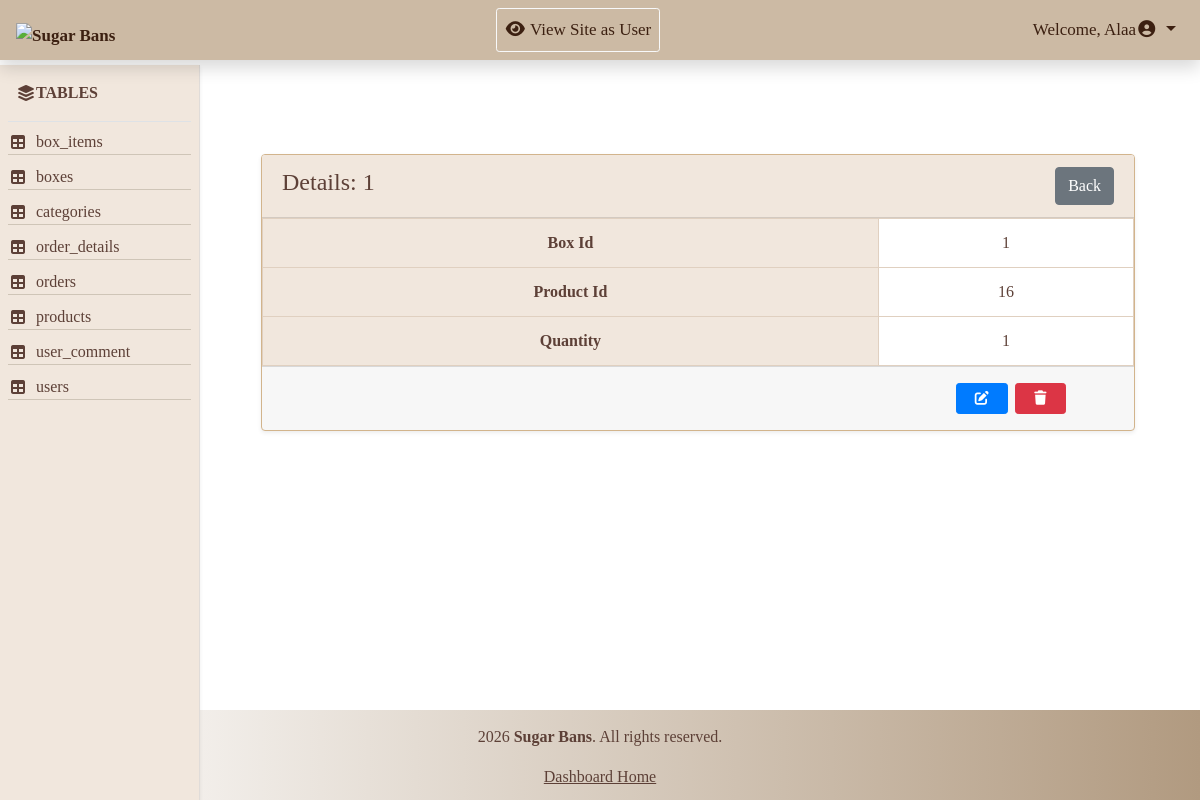
Page /Admin/action.php?action=show&table=box_items&id=1 (signed in) on the committed database.
### tables this page shows
CREATE TABLE `box_items` (
  `box_id` int(11) NOT NULL,
  `product_id` int(11) NOT NULL,
  `quantity` int(11) NOT NULL DEFAULT 1
);

### Admin/action.php (the view, shortened to what this page needs)
<?php
require 'includes/db/db.php';
include 'includes/temp/header.php';
include 'includes/temp/navbar.php';
?>
<div class="container-fluid">
    <div class="row">
        <?php include 'includes/temp/aside.php'; ?>
        <main class="col-md-10">
            <?php
                $action = isset($_GET['action']) ? $_GET['action'] : '';
                $table = isset($_GET['table'])  ? $_GET['table']  : '';
                $id = isset($_GET['id'])     ? $_GET['id']     : 0;
                if (!empty($table)) {
                    $table = preg_replace('/[^a-zA-Z0-9_]/', '', $table);
                        $stmtCol = $connect->prepare("SHOW COLUMNS FROM $table");
                        $stmtCol->execute();
                        $primaryKey = $stmtCol->fetchColumn();
                }
            switch($action) {
                case 'show':
                    $stmt = $connect->prepare("SELECT * FROM $table WHERE $primaryKey = ?");
                    $stmt->execute([$id]);
                    $item = $stmt->fetch(PDO::FETCH_ASSOC);
                    ?>
                            <div class="card shadow-sm mt-4 mx-5">
                                <div class="card-header d-flex justify-content-between align-items-center">
                                    <h4>Details: <?php echo $id; ?></h4>
                                    <a href="view_table.php?table=<?php echo $table; ?>" class="btn btn-secondary">Back</a>
                                </div>
                                <table class="table mb-0">
                                     <?php foreach ($item as $key => $value){
                                     ?>
                                    <tr>
                                        <th><?php echo ucwords(str_replace('_', ' ', $key)); ?></th>
                                        <td><?php echo  $value?></td>
                                    </tr>
                                    <?php } ?>
                                </table>
                                <div class="card-footer d-flex align-items-center py-3 m">
                                        <a href="action.php?action=edit&table=<?php echo $table; ?>&id=<?php echo $id; ?>" class="btn btn-primary btn-sm px-3"><i class="fa-solid fa-pen-to-square"></i></a>
                                        <a href="action.php?action=delete&table=<?php echo $table; ?>&id=<?php echo $id; ?>" class="btn btn-danger btn-sm px-3 mr-5" onclick= "return confirm('Are you sure you want to delete this?')"><i class="fa-solid fa-trash"></i></a>
                                </div>
                            </div>
                <?php
                    break;
                    ?>
                    <?php
                }
                ?>
        </main>
    </div>
</div>
<?php
include 'includes/temp/footer.php';
?>

### Admin/includes/assets/css/style.css (style rules this page uses)
* { margin: 0; padding: 0; box-sizing: border-box; }
body { font-family:Georgia, 'Times New Roman', Times, serif; }
main { margin-top: 130px; margin-bottom: 50px; margin-left: 16.5%; padding-right:5px ; min-height: calc(100vh - 90px - 180px); }
.table ,.card { color: #5d4037; border-color: #d2b48c; }
.table th, .table td { border: 1px solid #e0d0c0; text-align: center; }
.table th { background-color: #f1e7dd ; }
.card-header { color: #5d4037; background-color: #f1e7dd ; }
.card-footer { gap:7px; justify-content:flex-end; }

### rows in the picture
box_items: box "1", product "16", quantity "1"

### other values in the picture
$_SESSION['user_fname'] "Alaa"
$row "box_items"
$row "boxes"
$row "categories"
$row "order_details"
$row "orders"
$row "products"
$row "user_comment"
$row "users"
$id "1"
str_replace('_', ' ', $key) "Box Id"
str_replace('_', ' ', $key) "Product Id"
str_replace('_', ' ', $key) "Quantity"
